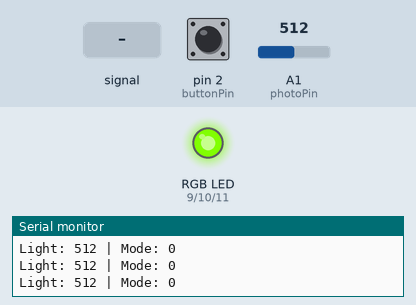
Simulated run of this sketch. Board: Arduino Nano, built with avr-gcc and run on an emulated ATmega328P. Shown: an RGB LED mixed from three pins (HIGH = lit), the last lines printed to the serial monitor. Inputs (shaded band) come from the test bench; at power-on: A1 (photoPin) = 512, pin 2 (buttonPin) HIGH. Dim RGB values are drawn brighter than linear; random numbers use the default seed unless the sketch sets one.

Above: at 1.2 s.
1.3 s: A1 (photoPin) set to 885
At 3.37 s:
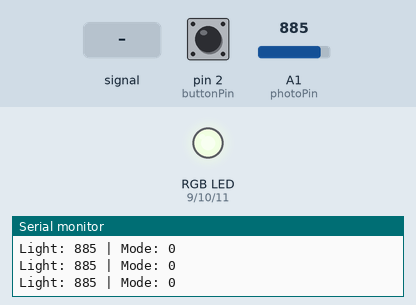
4.3 s: A1 (photoPin) set to 913
7.3 s: pin 2 (buttonPin) pulled LOW for 0.15 s
10.3 s: A1 (photoPin) fed a 200 Hz sine of ±81 counts around its level
13.3 s: A1 (photoPin) set to 900
At 13.42 s:
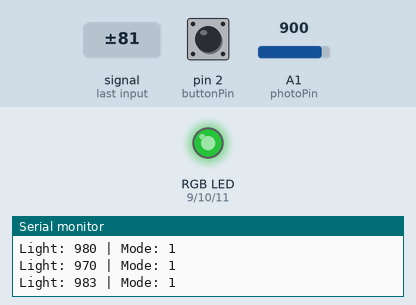
16.3 s: pin 2 (buttonPin) pulled LOW for 1 s
Timing chart, 0 to 29.3 s (numbered marks = the images above; inputs shaded):
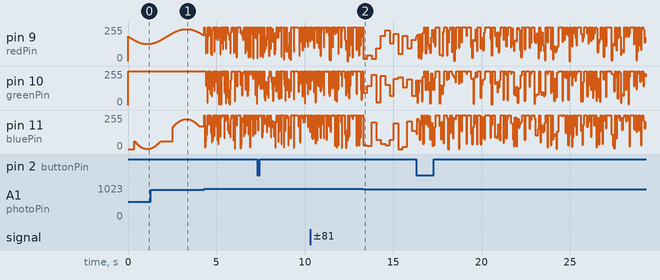

The sketch:

hw3-1.ino
```cpp
// ==========================================
// GLITCH STICK - SYSTEM ERROR 01
// Arduino Nano
// RGB + BUTTON + PHOTORESISTOR
// ==========================================

// PIN ASSIGNMENTS
const int redPin = 9;
const int greenPin = 10;
const int bluePin = 11;

const int buttonPin = 2;
const int photoPin = A1;

// PHOTORESISTOR
// Adjust after checking Serial Monitor!
int darkThreshold = 900;

// BUTTON
int lastButtonReading = HIGH;
int buttonState = HIGH;
unsigned long lastDebounceTime = 0;
const unsigned long debounceDelay = 50;

// MODES
const int NORMAL = 0;
const int PARTY = 1;
const int GLITCH = 2;
const int OFF = 3;

int currentMode = NORMAL;

// TIMERS
unsigned long previousEffectMillis = 0;
unsigned long previousPrintMillis = 0;

// ==========================================
// SETUP
// ==========================================

void setup() {
  Serial.begin(9600);

  pinMode(redPin, OUTPUT);
  pinMode(greenPin, OUTPUT);
  pinMode(bluePin, OUTPUT);

  pinMode(buttonPin, INPUT_PULLUP);

  randomSeed(analogRead(A3));

  setColor(0, 0, 0);

  Serial.println("GLITCH STICK ONLINE");
}

// ==========================================
// MAIN LOOP
// ==========================================

void loop() {

  unsigned long currentMillis = millis();

  int photoValue = analogRead(photoPin);

  // Print light sensor value
  if (currentMillis - previousPrintMillis >= 300) {
    previousPrintMillis = currentMillis;

    Serial.print("Light: ");
    Serial.print(photoValue);
    Serial.print(" | Mode: ");
    Serial.println(currentMode);
  }

  checkButton();

  // Darkness triggers CHAOS
  bool isDark = photoValue > darkThreshold;

  if (isDark) {
    chaosMode(currentMillis);
  }

  else {

    if (currentMode == NORMAL) {
      normalMode(currentMillis);
    }

    else if (currentMode == PARTY) {
      partyMode(currentMillis);
    }

    else if (currentMode == GLITCH) {
      glitchMode(currentMillis);
    }

    else if (currentMode == OFF) {
      setColor(0, 0, 0);
    }
  }
}

// ==========================================
// RGB COLOUR FUNCTION
// Active-low RGB module
// ==========================================

void setColor(int red, int green, int blue) {

  analogWrite(redPin, 255 - red);
  analogWrite(greenPin, 255 - green);
  analogWrite(bluePin, 255 - blue);
}

// ==========================================
// BUTTON: SWITCH MODES
// ==========================================

void checkButton() {

  int reading = digitalRead(buttonPin);

  if (reading != lastButtonReading) {
    lastDebounceTime = millis();
  }

  if (millis() - lastDebounceTime > debounceDelay) {

    if (reading != buttonState) {

      buttonState = reading;

      if (buttonState == LOW) {

        currentMode++;

        if (currentMode > OFF) {
          currentMode = NORMAL;
        }

        previousEffectMillis = 0;

        Serial.print("NEW MODE: ");
        Serial.println(currentMode);
      }
    }
  }

  lastButtonReading = reading;
}

// ==========================================
// MODE 01: NORMAL
// Purple breathing light
// ==========================================

void normalMode(unsigned long currentMillis) {

  float wave = (sin(currentMillis / 700.0) + 1.0) / 2.0;

  int brightness = 30 + wave * 225;

  setColor(
    brightness / 2,
    0,
    brightness
  );
}

// ==========================================
// MODE 02: PARTY
// Random colourful flashes
// ==========================================

void partyMode(unsigned long currentMillis) {

  if (currentMillis - previousEffectMillis >= 250) {

    previousEffectMillis = currentMillis;

    setColor(
      random(0, 256),
      random(0, 256),
      random(0, 256)
    );
  }
}

// ==========================================
// MODE 03: GLITCH
// Random flashes + blackouts
// ==========================================

void glitchMode(unsigned long currentMillis) {

  if (currentMillis - previousEffectMillis >= random(60, 250)) {

    previousEffectMillis = currentMillis;

    if (random(0, 100) < 35) {

      // SYSTEM BLACKOUT
      setColor(0, 0, 0);
    }

    else {

      // RANDOM GLITCH COLOUR
      setColor(
        random(0, 256),
        random(0, 256),
        random(0, 256)
      );
    }
  }
}

// ==========================================
// MODE 04: OFF
// Completely turns off the RGB LED
// ==========================================

void offMode() {
  setColor(0, 0, 0);
}

// ==========================================
// AUTOMATIC CHAOS MODE
// Activated by darkness
// ==========================================

void chaosMode(unsigned long currentMillis) {

  if (currentMillis - previousEffectMillis >= random(40, 120)) {

    previousEffectMillis = currentMillis;

    if (random(0, 100) < 45) {

      setColor(0, 0, 0);
    }

    else {

      setColor(
        random(0, 256),
        random(0, 256),
        random(0, 256)
      );
    }
  }
}
```
